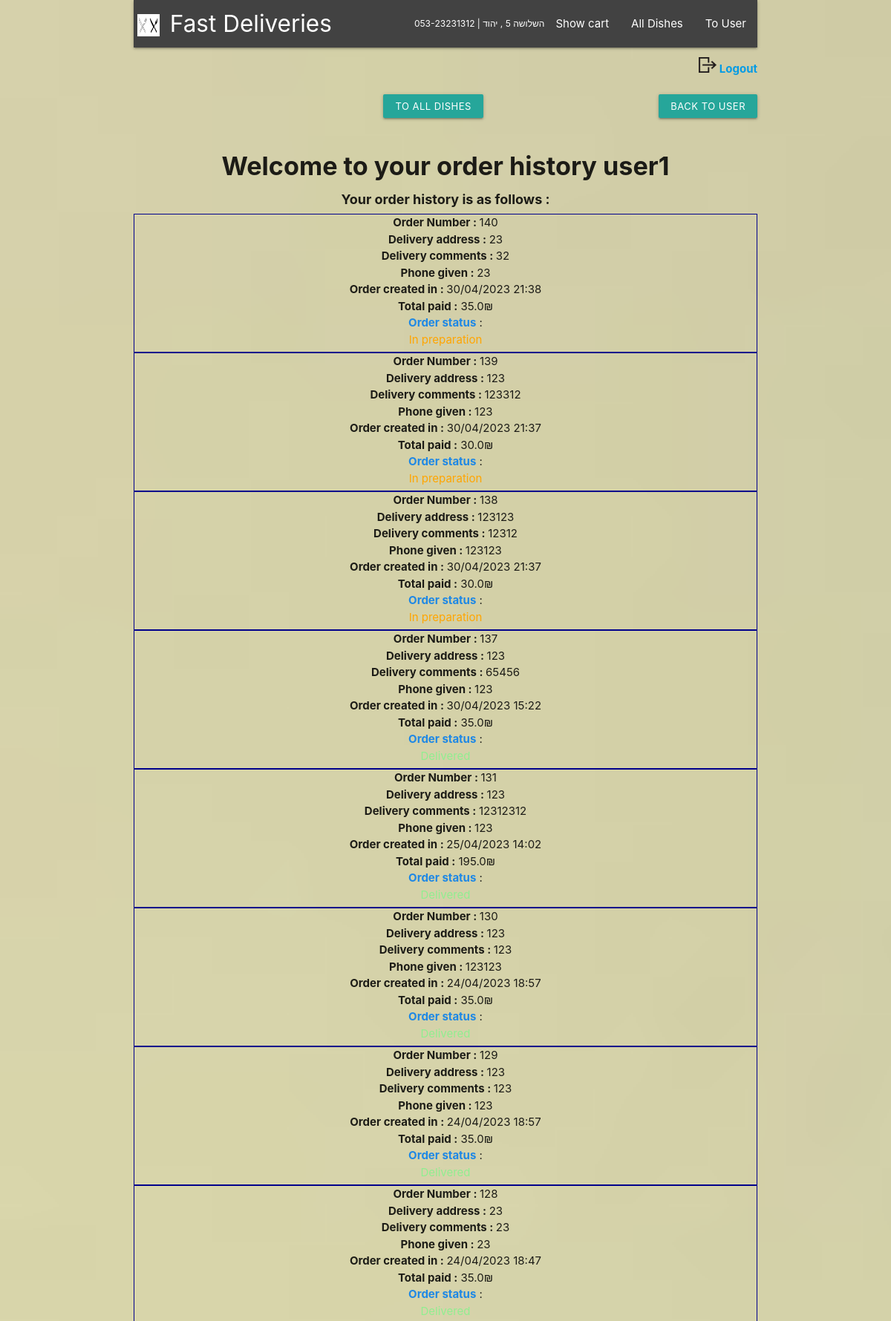
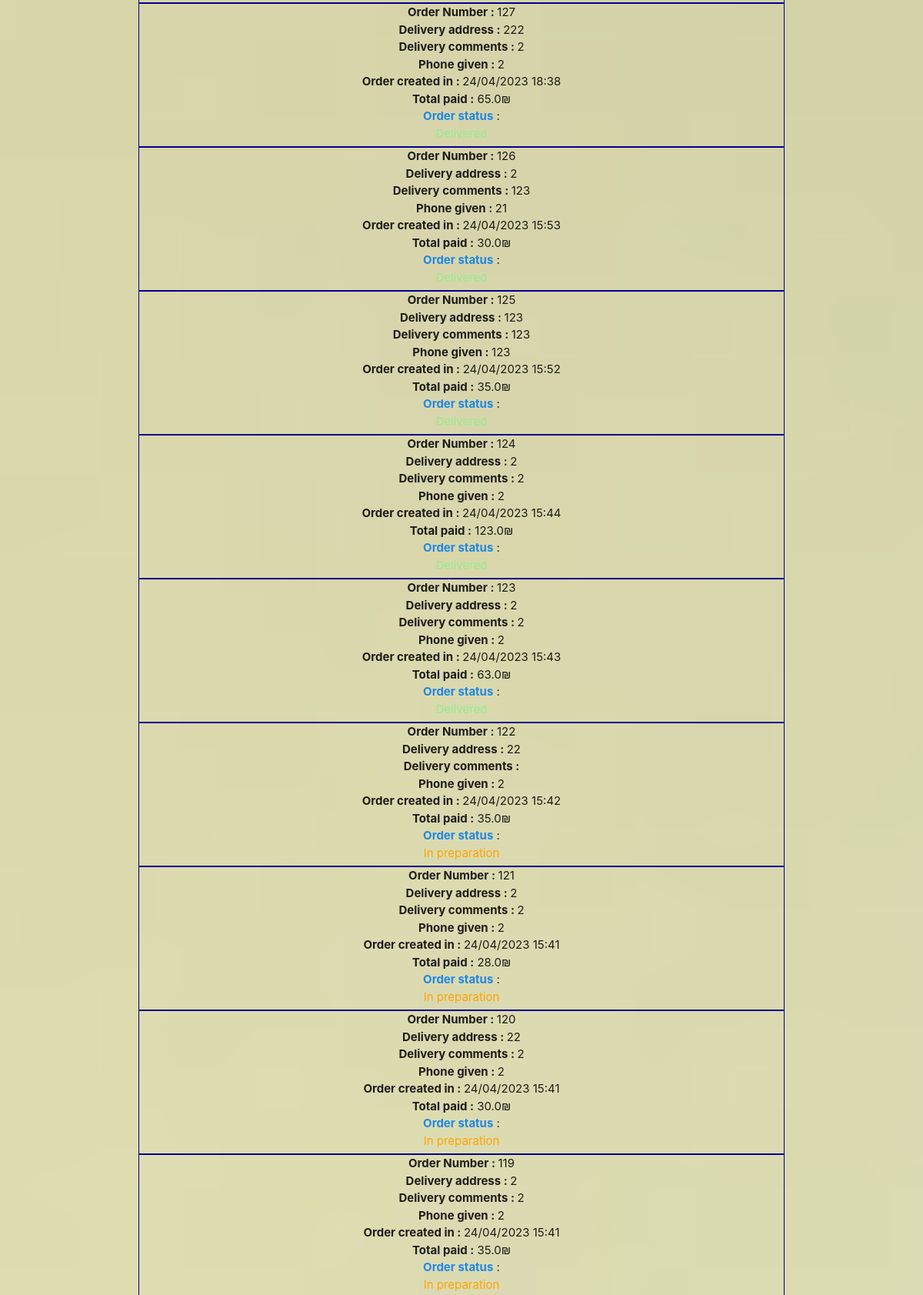
The app's page /order-history (signed in, upper part) with its own data (2 pictures, top to bottom).
### models/user.py (models this page shows)
class User(db.Model,UserMixin): # represents a user of the website
    id = db.Column(db.Integer,primary_key=True)
    username = db.Column(db.String(200),nullable=False,unique=True)
    password = db.Column(db.String(200),nullable=False)
    first_name = db.Column(db.String(200),nullable=False)
    last_name = db.Column(db.String(200),nullable=False)
    is_staff = db.Column(db.Boolean,default=False)
    email = db.Column(db.String(50),unique=True,nullable=False)
    carts = db.relationship('Cart',backref='user')

### models/cart.py (models this page shows)
class Cart(db.Model): # represents a user's cart, which can contain many Dish objects
    id = db.Column(db.Integer, primary_key=True)
    user_id = db.Column(db.Integer,db.ForeignKey('user.id'), nullable=False)
    delivery_id = db.Column(db.Integer,db.ForeignKey('delivery.id'),nullable=True)
    delivery = db.relationship('Delivery',backref='cart',uselist=False) # what determines the one to one relationship with delivery
    items = db.relationship('Items',backref='cart')
    finished_order = db.Column(db.Boolean,default=False)

### models/delivery.py (models this page shows)
class Delivery(db.Model):
    id = db.Column(db.Integer,primary_key=True)
    is_delivered = db.Column(db.Boolean,default=False)
    address = db.Column(db.String(200),nullable=False)
    comments = db.Column(db.String(500))
    phone_for_delivery = db.Column(db.String(11),nullable=False)
    created = db.Column(db.DateTime,default=dt.now)

### models/dish.py (models this page shows)
class Dish(db.Model): #  represents a dish that can be purchased by users
    id = db.Column(db.Integer,primary_key=True)
    dish_name = db.Column(db.String(100),nullable=False,unique=True)
    price = db.Column(db.Float,nullable=False)
    description = db.Column(db.String(1000),nullable=False)
    imageURL = db.Column(db.String(5000),nullable=False)
    is_gluten_free = db.Column(db.Boolean,default=False)
    is_vegeterian = db.Column(db.Boolean,default=False)
    category_id = db.Column(db.Integer,db.ForeignKey('category.id'), nullable=False)
    items = db.relationship('Items',backref="dish")

### models/items.py (models this page shows)
class Items(db.Model):
    id = db.Column(db.Integer,primary_key=True)
    dish_id = db.Column(db.Integer,db.ForeignKey('dish.id'),nullable=False)
    cart_id = db.Column(db.Integer,db.ForeignKey('cart.id'),nullable=False)
    amount = db.Column(db.Integer,nullable=False)

### controllers/users.py (the view)
@login_required
def order_history():
    if is_staff_member() == True:
        return redirect(url_for("main_page"))
    all_user_carts = Cart.query.filter_by(user_id=current_user.id).all()
    return render_template("users/order_history.html",all_user_carts=all_user_carts,calculate_order=calculate_order)

### auth.py (called while the page is built)
@login_manager.user_loader
def load_user(user_id): # userloader gets 1 parameter , user_id
    return User.query.get(int(user_id)) # because the id's are integers

### utils.py (called while the page is built)
def calculate_order(cart):
    total_dish_price = 0
    for item in cart.items:
        total_dish_price += item.dish.price * item.amount
    return total_dish_price

def is_staff_member(): # one function instead of writing the code 10+ times
    if current_user.is_authenticated and current_user.is_staff:
        flash("This account does not have access to that part of the website , sorry.","error")
        return True
    return False

### templates/users/order_history.html (shortened to what this page needs)
{% extends 'layout.html' %}
{% block content %}
<br>
<div class="center">
    <a href="{{url_for('users.show_user')}}" class="btn waves-effect waves-light btn-small right">Back to user</a>
    <a href="{{url_for('dishes.all_dishes')}}" class="waves-effect waves-light btn-small center"
        style="margin-left:100px">To
        all
        dishes</a>
</div>
<br>
{% if all_user_carts %}
<div class="centerize">
    <h4 class="bold centerize">Welcome to your order history {{current_user.username}}</h4>
    <h5 class="bigger-text">Your order history is as follows : </h5>
    {% for cart in all_user_carts[::-1] %}
    {% if cart.delivery %}
    <div class="history-border">
        <div>
            <span class="bold"> Order Number : </span>
            {{cart.id}}
        </div>
        <div>
            <span class="bold">Delivery address : </span>
            {{cart.delivery.address}}
        </div>
        <div>
            <span class="bold">Delivery comments : </span>
            {{cart.delivery.comments}}
        </div>
        <div>
            <span class="bold">Phone given : </span>
            {{cart.delivery.phone_for_delivery}}
        </div>
        <div>
            <span class="bold">Order created in : </span>
            {{cart.delivery.created.strftime("%d/%m/%Y %H:%M")}}
        </div>
        <div class="small-margin">
            <div>
                <span class="bold">Total paid :</span>
                {{calculate_order(cart)}}₪
            </div>
            <span class="bold blue-text text-darken-1">Order status</span> :
            {% if cart.delivery.is_delivered %}
            <div style="color:lightgreen">Delivered</div>
            {% else %}
            <div style="color:orange">In preparation</div>
            {% endif %}
        </div>
    </div>
    {% endif %}
    {% endfor %}
</div>
{% else %}
<div class="centerize">
    <h4 class="bold centerize">Welcome to our site {{current_user.username}}</h4>
    <h5 class="bigger-text">You have no orders in your history yet</h5>
</div>
{% endif %}
</div>
{% endblock %}

### templates/layout.html (shortened to what this page needs)
<!DOCTYPE html>
<html lang="en">
<head>
    <link rel="stylesheet" href="{{url_for('static',filename='style.css')}}">
    <link rel="stylesheet" href="{{url_for('static',filename='materialize.css')}}">
</head>
<body>
    <div class="background_image">
        <div>
            <div class="container">
                {% include 'nav.html' %}
                {% block content %}
                {% endblock %}
            </div>
        </div>
</body>
</html>

### templates/nav.html (shortened to what this page needs)
{% if current_user.is_authenticated %}
{% if current_user.is_staff %}
<nav>
    <div class="nav-wrapper grey darken-3">
        <a href="{{url_for ('main_page')}}" class="brand-logo">
            <img src="{{url_for ('static',filename='images/navbar_image.png')}}" alt="Logo"> Fast Deliveries
        </a>
        <ul class="right">
            <span class="smaller-text left">053-23231312 | השלושה 5 , יהוד</span>
            <li><a href="{{url_for ('categories.manage_categories')}}">Show categories</a></li>
            <li><a href="{{url_for ('dishes.manage_dishes')}}">Show dishes</a></li>
            <li><a href="{{url_for ('deliveries.manage_deliveries')}}">All deliveries</a></li>
        </ul>
    </div>
</nav>
<div dir="rtl">
    <a href="{{url_for ('users.logout')}}" class="bold">Logout
        <img class="logout-btn" src="{{ url_for('static',filename='images/logout_icon.png') }}" alt="Signout">
    </a>
</div>
{% else %}
<nav>
    <div class="nav-wrapper grey darken-3">
        <a href="{{url_for ('main_page')}}" class="brand-logo">
            <img src="{{url_for ('static',filename='images/navbar_image.png')}}" alt="Logo"> Fast Deliveries
        </a>
        <ul class="right">
            <span class="smaller-text left">053-23231312 | השלושה 5 , יהוד</span>
            <li><a href="{{url_for ('carts.show_cart')}}">Show cart</a></li>
            <li><a href="{{url_for ('dishes.all_dishes')}}">All Dishes</a></li>
            <li><a href="{{url_for ('users.show_user')}}">To User</a></li>
        </ul>
    </div>
</nav>
<div dir="rtl">
    <a href="{{url_for ('users.logout')}}" class="bold">Logout
        <img class="logout-btn" src="{{ url_for('static',filename='images/logout_icon.png') }}" alt="Signout"></a>
</div>
{% endif %}
{% endif %}

### static/style.css (style rules this page uses)
.background_image { background-image: url("images/istockphoto-811314000-170667a.jpg"); background-repeat: repeat; background-size: cover; }
.centerize { text-align: center; }
.bold { font-weight: bold; }
.bigger-text { font-size:18px; font-weight: bold; }
.smaller-text { font-size:12px; }
.small-margin { margin-bottom: 5px; }
nav .brand-logo img { height:30px; width:30px; vertical-align: middle; margin:5px; }
.logout-btn { margin-top:10px; margin-left:1px; height:24px; width:24px; padding-top:3px }
nav { background-color: transparent !important; }
.history-border { border:1px darkblue solid }

### records on screen
User: username "user1"
Cart: id "140", delivery.address "23", delivery.comments "32", delivery.phone_for_delivery "23", delivery.created "30/04/2023 21:38", shows "In preparation"
Dish: price.amount "35.0"
Cart: id "139", delivery.address "123", delivery.comments "123312", delivery.phone_for_delivery "123", delivery.created "30/04/2023 21:37", shows "In preparation"
Dish: price.amount "30.0", price.amount "195.0", price.amount "65.0", price.amount "123.0"
Cart: id "138", delivery.address "123123", delivery.comments "12312", delivery.phone_for_delivery "123123", delivery.created "30/04/2023 21:37", shows "In preparation"
Cart: id "137", delivery.address "123", delivery.comments "65456", delivery.phone_for_delivery "123", delivery.created "30/04/2023 15:22"
Dish: price.amount "35.0", price.amount "63.0"
Cart: id "131", delivery.address "123", delivery.comments "12312312", delivery.phone_for_delivery "123", delivery.created "25/04/2023 14:02"
Cart: id "130", delivery.address "123", delivery.comments "123", delivery.phone_for_delivery "123123", delivery.created "24/04/2023 18:57"
Cart: id "129", delivery.address "123", delivery.comments "123", delivery.phone_for_delivery "123", delivery.created "24/04/2023 18:57"
Cart: id "128", delivery.address "23", delivery.comments "23", delivery.phone_for_delivery "23", delivery.created "24/04/2023 18:47"
Cart: id "127", delivery.address "222", delivery.comments "2", delivery.phone_for_delivery "2", delivery.created "24/04/2023 18:38"
Cart: id "126", delivery.address "2", delivery.comments "123", delivery.phone_for_delivery "21", delivery.created "24/04/2023 15:53"
Cart: id "125", delivery.address "123", delivery.comments "123", delivery.phone_for_delivery "123", delivery.created "24/04/2023 15:52"
Cart: id "124", delivery.address "2", delivery.comments "2", delivery.phone_for_delivery "2", delivery.created "24/04/2023 15:44"
Cart: id "123", delivery.address "2", delivery.comments "2", delivery.phone_for_delivery "2", delivery.created "24/04/2023 15:43"
Cart: id "122", delivery.address "22", delivery.phone_for_delivery "2", delivery.created "24/04/2023 15:42", shows "In preparation"
Cart: id "121", delivery.address "2", delivery.comments "2", delivery.phone_for_delivery "2", delivery.created "24/04/2023 15:41", shows "In preparation"
Dish: price.amount "28.0"
Cart: id "120", delivery.address "22", delivery.comments "2", delivery.phone_for_delivery "2", delivery.created "24/04/2023 15:41", shows "In preparation"
Cart: id "119", delivery.address "2", delivery.comments "2", delivery.phone_for_delivery "2", delivery.created "24/04/2023 15:41", shows "In preparation"
